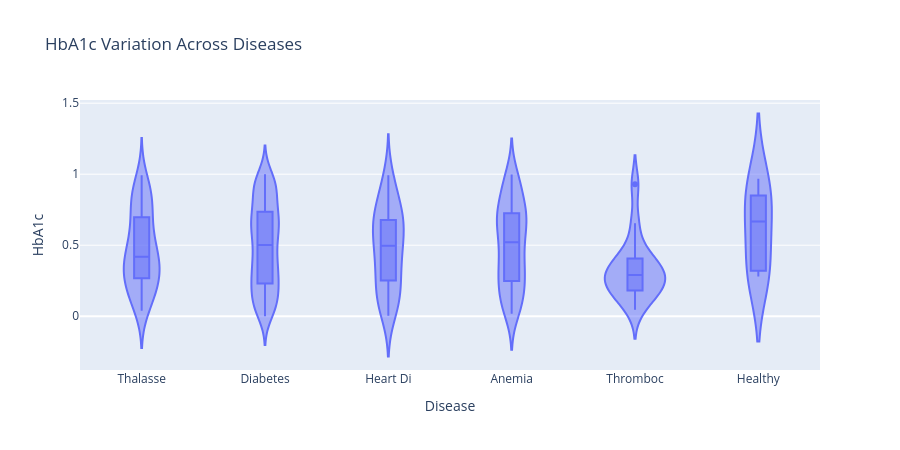

Notebook code cell kept with this figure:
### Markdown cell above
### 4. HbA1c vs disease

### Code cell
fig = px.violin(
    data,
    x="Disease",
    y="HbA1c",
    box=True,
    title="HbA1c Variation Across Diseases",
    width=900, height=450
)
fig.show()

### Figure 1 — Plotly figure (JSON) as saved in the notebook; plotly's stock layout.template omitted (floating-point values rounded to 4 significant figures; data arrays with more than 128 entries replaced by an {"elided": "..."} marker saying what was removed)
{"data": [{"alignmentgroup": "True", "box": {"visible": true}, "hovertemplate": "Disease=%{x}<br>HbA1c=%{y}<extra></extra>", "legendgroup": "", "marker": {"color": "#636efa"}, "name": "", "offsetgroup": "", "orientation": "v", "scalegroup": "True", "showlegend": false, "type": "violin", "x": {"elided": "486 str values"}, "x0": " ", "xaxis": "x", "y": {"elided": "486 float values"}, "y0": " ", "yaxis": "y"}], "layout": {"height": 450, "legend": {"tracegroupgap": 0}, "title": {"text": "HbA1c Variation Across Diseases"}, "violinmode": "group", "width": 900, "xaxis": {"anchor": "y", "domain": [0, 1], "title": {"text": "Disease"}}, "yaxis": {"anchor": "x", "domain": [0, 1], "title": {"text": "HbA1c"}}}}
